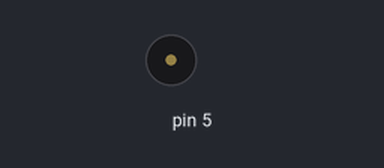
Simulated run of this program. Board: Arduino Mega 2560, built with avr-gcc and run on an emulated ATmega2560. Shown: buzzer (waves = sounding). What the program prints to the serial monitor is not drawn.

Above: at 0.1 s.
At 3.77 s:
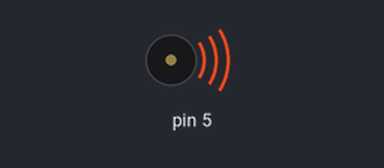
Timing chart, 0 to 5.4 s (numbered marks = the images above):
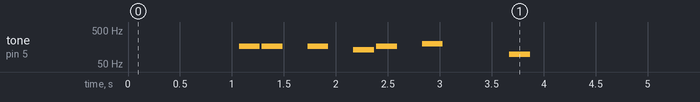

Measured:
- by itself, tone on pin 5: plays 164 Hz for 0.20 s, 164 Hz for 0.20 s, 164 Hz for 0.20 s, 130 Hz for 0.20 s, 164 Hz for 0.20 s, 196 Hz for 0.20 s … (7 notes in this stretch)

The program:

main.cpp
```cpp
#include <Arduino.h>

#include "note_container.h"

/**
 * =============================================================================
 * -  Constants  ---------------------------------------------------------------
 * =============================================================================
 */

static constexpr NoteContainer MARIO[] = {
    NOTE_E3(200), NOTE_E3(200), REST(200),    NOTE_E3(200),
    REST(200),    NOTE_C3(200), NOTE_E3(200), REST(200),
    NOTE_G3(200), REST(600),    NOTE_G2(200), REST(600)
};

static constexpr double CLK_FREQ = 16e6;
static constexpr uint16_t PRESCALE = 64;
static constexpr uint8_t GAP = 20; // Gap between notes in ms

/**
 * =============================================================================
 * -  Globals  -----------------------------------------------------------------
 * =============================================================================
 */

const NoteContainer* curSong = MARIO;
uint8_t curLen = sizeof(MARIO) / sizeof(NoteContainer);
volatile uint8_t ni = 0; // Note index
volatile bool gap = true;

/**
 * =============================================================================
 * -  Timer Initializations ----------------------------------------------------
 * =============================================================================
 */

void initFreqTimer() {
	// Setup timer 3 to generate a frequency designated by OCR3A
	// Timer 3 control registers
	TCCR3A = 0;
	TCCR3B = 0;
	TCNT3 = 0;
	TCCR3B |= (1 << WGM32); // mode 4
	TCCR3B |= (1 << CS30) | (1 << CS31); // Set Timer 3 prescaler of 64

	DDRE |= (1 << PE3); // enable pin output to OC3A (PE3) (P5)
}

void initDelayTimer() {
	// Set up timer 1 to trigger interrupt designated by TCNT1
	TIMSK1 |= (1 << TOIE1); // initialize timer interrupt

	TCCR1A = TCCR1B = 0; // mode 0
}

/**
 * =============================================================================
 * -  Forward Declarations  ----------------------------------------------------
 * =============================================================================
 */


void stopFreq() {
	TCCR3A &= ~(1 << COM3A0); 	// disconnect timer from pin
	PORTE &= ~(1 << PORTE3); 	// pull pin down
}

void playFreq(uint16_t freq) {
	if (freq == 0) {
		stopFreq();
	} else {
		TCNT3 = 0; // set timer counter register to bottom
		OCR3A = static_cast<uint16_t>(
			CLK_FREQ / static_cast<float>(2 * PRESCALE * freq) - 1);
		TCCR3A |= (1 << COM3A0);  // enable hardware toggle on OC3A
	}
}

// Triggers timer 1 ISR after given delay
// From 0 to 1000 ms
void setDelay(uint16_t ms) {
	TCNT1 = 0xFFFF - ((ms*1e3)/16 - 1); // TCNT1 = TOP - counts
  	TCCR1B |= (1 << CS12); 				// set prescaler of 256
}

// Plays one note in song then starts delay for note duration
// Designed to be used by delay ISR
void playNote(const NoteContainer* song) {
	playFreq(song[ni].freq); 		// play next note
	setDelay(song[ni].duration); 	// set duration of note
}

/**
 * ==============================================================================
 * -  Interrupt Service Routines ------------------------------------------------
 * ==============================================================================
 */

ISR(TIMER1_OVF_vect) {
	TCCR1B &= ~(1 << CS12); // stop timer 1

	if (gap) {
		stopFreq();		// stop note
		setDelay(GAP);	// add gap between notes
		gap = false;	// clear gap to play note after delay
	} else {
		if (ni >= curLen) {
			stopFreq(); // stop playing
			ni = 255;	// set note index to notify end of song
			return;		// exit ISR
		}
		playNote(curSong);

		ni++; // advance note index
		gap = true; // set gap for next note
	}
}

/**
 * ==============================================================================
 * -  Arduino Built-Ins --------------------------------------------------------
 * ==============================================================================
 */

void setup() {
	Serial.begin(9600);

	initFreqTimer();
	initDelayTimer();

	Serial.println("Playing song");
	setDelay(0); // Start song
}

void loop() {
	if (ni == 255) {
		Serial.println("Finished song");
		ni = 0;
	}
}
```

note_container.h
```cpp
#ifndef NOTE_CONTAINER_H
#define NOTE_CONTAINER_H

#include <Arduino.h>

// Simple note container
struct NoteContainer {
	uint16_t freq;
	uint16_t duration;
};

#define NOTE_C0(x) \
	NoteContainer { .freq = 16, .duration = x }
#define NOTE_CS0(x) \
	NoteContainer { .freq = 17, .duration = x }
#define NOTE_D0(x) \
	NoteContainer { .freq = 18, .duration = x }
#define NOTE_DS0(x) \
	NoteContainer { .freq = 19, .duration = x }
#define NOTE_E0(x) \
	NoteContainer { .freq = 20, .duration = x }
#define NOTE_F0(x) \
	NoteContainer { .freq = 21, .duration = x }
#define NOTE_FS0(x) \
	NoteContainer { .freq = 23, .duration = x }
#define NOTE_G0(x) \
	NoteContainer { .freq = 24, .duration = x }
#define NOTE_GS0(x) \
	NoteContainer { .freq = 25, .duration = x }
#define NOTE_A0(x) \
	NoteContainer { .freq = 27, .duration = x }
#define NOTE_AS0(x) \
	NoteContainer { .freq = 29, .duration = x }
#define NOTE_B0(x) \
	NoteContainer { .freq = 30, .duration = x }
#define NOTE_C1(x) \
	NoteContainer { .freq = 32, .duration = x }
#define NOTE_CS1(x) \
	NoteContainer { .freq = 34, .duration = x }
#define NOTE_D1(x) \
	NoteContainer { .freq = 36, .duration = x }
#define NOTE_DS1(x) \
	NoteContainer { .freq = 38, .duration = x }
#define NOTE_E1(x) \
	NoteContainer { .freq = 41, .duration = x }
#define NOTE_F1(x) \
	NoteContainer { .freq = 43, .duration = x }
#define NOTE_FS1(x) \
	NoteContainer { .freq = 46, .duration = x }
#define NOTE_G1(x) \
	NoteContainer { .freq = 49, .duration = x }
#define NOTE_GS1(x) \
	NoteContainer { .freq = 51, .duration = x }
#define NOTE_A1(x) \
	NoteContainer { .freq = 55, .duration = x }
#define NOTE_AS1(x) \
	NoteContainer { .freq = 58, .duration = x }
#define NOTE_B1(x) \
	NoteContainer { .freq = 61, .duration = x }
#define NOTE_C2(x) \
	NoteContainer { .freq = 65, .duration = x }
#define NOTE_CS2(x) \
	NoteContainer { .freq = 69, .duration = x }
#define NOTE_D2(x) \
	NoteContainer { .freq = 73, .duration = x }
#define NOTE_DS2(x) \
	NoteContainer { .freq = 77, .duration = x }
#define NOTE_E2(x) \
	NoteContainer { .freq = 82, .duration = x }
#define NOTE_F2(x) \
	NoteContainer { .freq = 87, .duration = x }
#define NOTE_FS2(x) \
	NoteContainer { .freq = 92, .duration = x }
#define NOTE_G2(x) \
	NoteContainer { .freq = 98, .duration = x }
#define NOTE_GS2(x) \
	NoteContainer { .freq = 103, .duration = x }
#define NOTE_A2(x) \
	NoteContainer { .freq = 110, .duration = x }
#define NOTE_AS2(x) \
	NoteContainer { .freq = 116, .duration = x }
#define NOTE_B2(x) \
	NoteContainer { .freq = 123, .duration = x }
#define NOTE_C3(x) \
	NoteContainer { .freq = 130, .duration = x }
#define NOTE_CS3(x) \
	NoteContainer { .freq = 138, .duration = x }
#define NOTE_D3(x) \
	NoteContainer { .freq = 146, .duration = x }
#define NOTE_DS3(x) \
	NoteContainer { .freq = 155, .duration = x }
#define NOTE_E3(x) \
	NoteContainer { .freq = 164, .duration = x }
#define NOTE_F3(x) \
	NoteContainer { .freq = 174, .duration = x }
#define NOTE_FS3(x) \
	NoteContainer { .freq = 184, .duration = x }
#define NOTE_G3(x) \
	NoteContainer { .freq = 196, .duration = x }
#define NOTE_GS3(x) \
	NoteContainer { .freq = 207, .duration = x }
#define NOTE_A3(x) \
	NoteContainer { .freq = 220, .duration = x }
#define NOTE_AS3(x) \
	NoteContainer { .freq = 233, .duration = x }
#define NOTE_B3(x) \
	NoteContainer { .freq = 246, .duration = x }
#define NOTE_C4(x) \
	NoteContainer { .freq = 261, .duration = x }
#define NOTE_CS4(x) \
	NoteContainer { .freq = 277, .duration = x }
#define NOTE_D4(x) \
	NoteContainer { .freq = 293, .duration = x }
#define NOTE_DS4(x) \
	NoteContainer { .freq = 311, .duration = x }
#define NOTE_E4(x) \
	NoteContainer { .freq = 329, .duration = x }
#define NOTE_F4(x) \
	NoteContainer { .freq = 349, .duration = x }
#define NOTE_FS4(x) \
	NoteContainer { .freq = 369, .duration = x }
#define NOTE_G4(x) \
	NoteContainer { .freq = 392, .duration = x }
#define NOTE_GS4(x) \
	NoteContainer { .freq = 415, .duration = x }
#define NOTE_A4(x) \
	NoteContainer { .freq = 440, .duration = x }
#define NOTE_AS4(x) \
	NoteContainer { .freq = 466, .duration = x }
#define NOTE_B4(x) \
	NoteContainer { .freq = 493, .duration = x }
#define NOTE_C5(x) \
	NoteContainer { .freq = 523, .duration = x }
#define NOTE_CS5(x) \
	NoteContainer { .freq = 554, .duration = x }
#define NOTE_D5(x) \
	NoteContainer { .freq = 587, .duration = x }
#define NOTE_DS5(x) \
	NoteContainer { .freq = 622, .duration = x }
#define NOTE_E5(x) \
	NoteContainer { .freq = 659, .duration = x }
#define NOTE_F5(x) \
	NoteContainer { .freq = 698, .duration = x }
#define NOTE_FS5(x) \
	NoteContainer { .freq = 739, .duration = x }
#define NOTE_G5(x) \
	NoteContainer { .freq = 784, .duration = x }
#define NOTE_GS5(x) \
	NoteContainer { .freq = 830, .duration = x }
#define NOTE_A5(x) \
	NoteContainer { .freq = 880, .duration = x }
#define NOTE_AS5(x) \
	NoteContainer { .freq = 932, .duration = x }
#define NOTE_B5(x) \
	NoteContainer { .freq = 987, .duration = x }
#define NOTE_C6(x) \
	NoteContainer { .freq = 1046, .duration = x }
#define NOTE_CS6(x) \
	NoteContainer { .freq = 1108, .duration = x }
#define NOTE_D6(x) \
	NoteContainer { .freq = 1174, .duration = x }
#define NOTE_DS6(x) \
	NoteContainer { .freq = 1244, .duration = x }
#define NOTE_E6(x) \
	NoteContainer { .freq = 1318, .duration = x }
#define NOTE_F6(x) \
	NoteContainer { .freq = 1396, .duration = x }
#define NOTE_FS6(x) \
	NoteContainer { .freq = 1479, .duration = x }
#define NOTE_G6(x) \
	NoteContainer { .freq = 1568, .duration = x }
#define NOTE_GS6(x) \
	NoteContainer { .freq = 1661, .duration = x }
#define NOTE_A6(x) \
	NoteContainer { .freq = 1760, .duration = x }
#define NOTE_AS6(x) \
	NoteContainer { .freq = 1864, .duration = x }
#define NOTE_B6(x) \
	NoteContainer { .freq = 1975, .duration = x }
#define NOTE_C7(x) \
	NoteContainer { .freq = 2093, .duration = x }
#define NOTE_CS7(x) \
	NoteContainer { .freq = 2217, .duration = x }
#define NOTE_D7(x) \
	NoteContainer { .freq = 2349, .duration = x }
#define NOTE_DS7(x) \
	NoteContainer { .freq = 2489, .duration = x }
#define NOTE_E7(x) \
	NoteContainer { .freq = 2636, .duration = x }
#define NOTE_F7(x) \
	NoteContainer { .freq = 2793, .duration = x }
#define NOTE_FS7(x) \
	NoteContainer { .freq = 2959, .duration = x }
#define NOTE_G7(x) \
	NoteContainer { .freq = 3136, .duration = x }
#define NOTE_GS7(x) \
	NoteContainer { .freq = 3322, .duration = x }
#define NOTE_A7(x) \
	NoteContainer { .freq = 3520, .duration = x }
#define NOTE_AS7(x) \
	NoteContainer { .freq = 3729, .duration = x }
#define NOTE_B7(x) \
	NoteContainer { .freq = 3951, .duration = x }
#define NOTE_C8(x) \
	NoteContainer { .freq = 4186, .duration = x }
#define NOTE_CS8(x) \
	NoteContainer { .freq = 4434, .duration = x }
#define NOTE_D8(x) \
	NoteContainer { .freq = 4698, .duration = x }
#define NOTE_DS8(x) \
	NoteContainer { .freq = 4978, .duration = x }
#define NOTE_E8(x) \
	NoteContainer { .freq = 5273, .duration = x }
#define NOTE_F8(x) \
	NoteContainer { .freq = 5587, .duration = x }
#define NOTE_FS8(x) \
	NoteContainer { .freq = 5919, .duration = x }
#define NOTE_G8(x) \
	NoteContainer { .freq = 6272, .duration = x }
#define NOTE_GS8(x) \
	NoteContainer { .freq = 6644, .duration = x }
#define NOTE_A8(x) \
	NoteContainer { .freq = 7040, .duration = x }
#define NOTE_AS8(x) \
	NoteContainer { .freq = 7458, .duration = x }
#define NOTE_B8(x) \
	NoteContainer { .freq = 7902, .duration = x }
#define REST(x) \
	NoteContainer { .freq = 0, .duration = x }

#endif  // NOTE_CONTAINER_H
```
